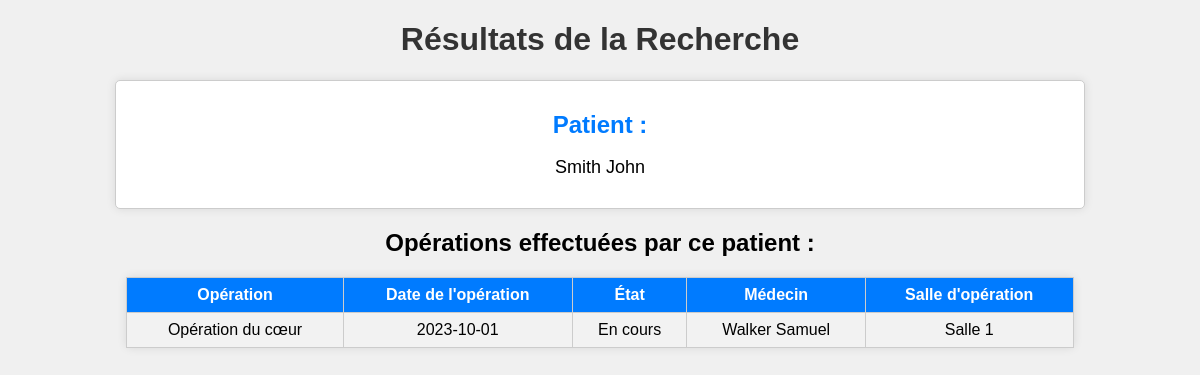
/patient.php?patient=1, run on the app's committed database.
### tables this page shows
CREATE TABLE `patients` (
  `ID` int(11) NOT NULL,
  `Nom` varchar(255) NOT NULL,
  `Prenom` varchar(255) NOT NULL,
  `DateNaissance` date NOT NULL,
  `OperationID` int(11) DEFAULT NULL,
  `DocteurID` int(11) DEFAULT NULL
);

CREATE TABLE `operations` (
  `ID` int(11) NOT NULL,
  `NomOperation` varchar(255) NOT NULL,
  `DateOperation` date NOT NULL,
  `Etat` varchar(255) NOT NULL
);

CREATE TABLE `docteurs` (
  `ID` int(11) NOT NULL,
  `Nom` varchar(255) NOT NULL,
  `Prenom` varchar(255) NOT NULL,
  `IDBadgeRFID` int(11) DEFAULT NULL
);

CREATE TABLE `salledesoperations` (
  `ID` int(11) NOT NULL,
  `NomSalle` varchar(255) NOT NULL,
  `IDBadgeRFID` int(11) NOT NULL,
  `DateAcces` datetime NOT NULL,
  `OperationEnCoursID` int(11) DEFAULT NULL
);

### patient.php (the view, shortened to what this page needs)
<?php
$connexion = mysqli_connect("localhost", "root", "", "hospitaldb");
$patientID = $_GET["patient"];
$sql_patient = "SELECT * FROM Patients WHERE ID = $patientID";
$resultat_patient = mysqli_query($connexion, $sql_patient);
$sql_operations = "SELECT o.NomOperation, o.DateOperation, o.Etat, d.Nom AS NomDocteur, d.Prenom AS PrenomDocteur, s.NomSalle, s.OperationEnCoursID
                  FROM Operations o
                  JOIN Patients p ON o.ID = p.OperationID
                  JOIN Docteurs d ON p.DocteurID = d.ID
                  LEFT JOIN SalleDesOperations s ON o.ID = s.OperationEnCoursID
                  WHERE p.ID = $patientID";
$resultat_operations = mysqli_query($connexion, $sql_operations);
?>
<!DOCTYPE html>
<html>
<head>
    <link rel="stylesheet" type="text/css" href="style.css">
</head>
<body>
    <h1>Résultats de la Recherche</h1>
    <?php
    if (mysqli_num_rows($resultat_patient) > 0) {
        $row_patient = mysqli_fetch_assoc($resultat_patient);
        echo "<div class='patient-info'>";
        echo "<h2>Patient :</h2>";
        echo "<p>" . $row_patient["Nom"] . " " . $row_patient["Prenom"] ."</p>";
        echo "</div>";
        echo "<h2>Opérations effectuées par ce patient :</h2>";
        if (mysqli_num_rows($resultat_operations) > 0) {
            echo "<table class='operation-table'>";
            echo "<tr>";
            echo "<th>Opération</th>";
            echo "<th>Date de l'opération</th>";
            echo "<th>État</th>";
            echo "<th>Médecin</th>";
            echo "<th>Salle d'opération</th>";
            echo "</tr>";
            while ($row_operation = mysqli_fetch_assoc($resultat_operations)) {
                echo "<tr>";
                echo "<td>" . $row_operation["NomOperation"] . "</td>";
                echo "<td>" . $row_operation["DateOperation"] . "</td>";
                echo "<td>" . $row_operation["Etat"] . "</td>";
                echo "<td>" . $row_operation["NomDocteur"] . " " . $row_operation["PrenomDocteur"] . "</td>";
                echo "<td>";
                if ($row_operation["OperationEnCoursID"]) {
                    echo $row_operation["NomSalle"];
                }
                echo "</td>";
                echo "</tr>";
            }
            echo "</table>";
        } else {
            echo "Aucune opération trouvée pour ce patient.";
        }
    } else {
        echo "Aucun résultat trouvé.";
    }
    ?>
</body>
</html>

### style.css (style rules this page uses)
body { font-family: Arial, sans-serif; text-align: center; background-color: #f0f0f0; }
h1 { color: #333; }
table { width: 80%; margin: 20px auto; border-collapse: collapse; background-color: #fff; border: 1px solid #ccc; border-radius: 5px; box-shadow: 0 0 10px rgba(0, 0, 0, 0.1); }
table th { background-color: #007bff; color: #fff; text-align: center; padding: 10px; }
table th, table td { border: 1px solid #ccc; padding: 8px; }
table tr:nth-child(even) { background-color: #f2f2f2; }
.medecin-info, .patient-info, .operation-info { width: 80%; margin: 20px auto; padding: 10px; background-color: #fff; border: 1px solid #ccc; border-radius: 5px; box-shadow: 0 0 10px rgba(0, 0, 0, 0.1); }
.medecin-info h2, .patient-info h2, .operation-info h2 { color: #007bff; font-weight: bold; margin-bottom: 10px; }
.medecin-info p, .patient-info p, .operation-info p { font-size: 18px; margin-bottom: 20px; }

### data on the page
patients: Nom "Smith", Prenom "John"
operations: NomOperation "Opération du cœur", DateOperation "2023-10-01", Etat "En cours", docteurs.Nom "Walker", docteurs.Prenom "Samuel", salledesoperations.NomSalle "Salle 1"
